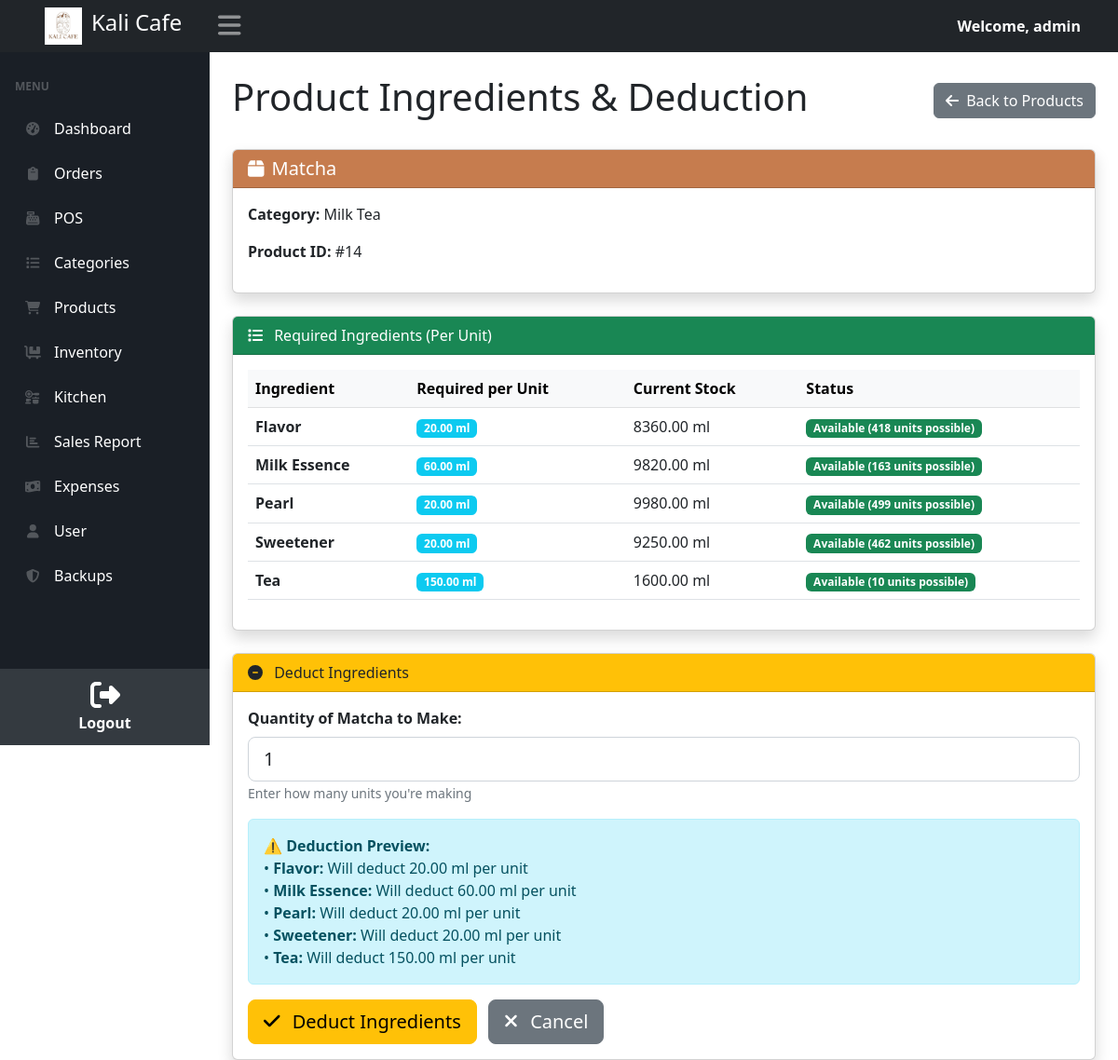
Screenshot of /product_ingredients_deduction.php?product_id=14 (signed in) with the database file from the repository.
### tables this page shows
CREATE TABLE `products` (
  `id` int NOT NULL,
  `product_name` varchar(25) NOT NULL,
  `category_id` int NOT NULL,
  `options` varchar(50) DEFAULT 'none',
  `price` text,
  `status` int NOT NULL DEFAULT '1' COMMENT '0=Unavailable,1=Available',
  `image` varchar(50) DEFAULT NULL
);

CREATE TABLE `categories` (
  `id` int NOT NULL,
  `name` varchar(25) NOT NULL,
  `type` varchar(20) DEFAULT NULL
);

CREATE TABLE `category_ingredients` (
  `id` int NOT NULL,
  `category_id` int DEFAULT NULL,
  `ingredient_id` int NOT NULL,
  `quantity_requirement` decimal(10,2) NOT NULL,
  `unit` varchar(50) NOT NULL,
  `size` varchar(20) DEFAULT '16oz',
  `is_shared` tinyint(1) DEFAULT '0',
  `created_at` timestamp NULL DEFAULT CURRENT_TIMESTAMP,
  `updated_at` timestamp NULL DEFAULT CURRENT_TIMESTAMP ON UPDATE CURRENT_TIMESTAMP
);

CREATE TABLE `ingredients` (
  `id` int NOT NULL,
  `category_id` int DEFAULT NULL,
  `name` varchar(25) NOT NULL,
  `quantity` decimal(10,2) NOT NULL DEFAULT '0.00',
  `unit` varchar(50) NOT NULL,
  `created_at` timestamp NULL DEFAULT CURRENT_TIMESTAMP,
  `updated_at` timestamp NULL DEFAULT CURRENT_TIMESTAMP ON UPDATE CURRENT_TIMESTAMP
);

### product_ingredients_deduction.php (the view, shortened to what this page needs)
<?php
include('../kusso/includes/header.php');
include('../kusso/includes/navbar.php');
include('../kusso/includes/config.php');
try {
    $pdo = new PDO("mysql:host=$host;dbname=$db_name", $username, $password);
    $pdo->setAttribute(PDO::ATTR_ERRMODE, PDO::ERRMODE_EXCEPTION);
} catch (PDOException $e) {
    $_SESSION['error_message'] = "Database connection failed: " . $e->getMessage();
    header('Location: products.php');
    exit();
}
$product_id = $_GET['product_id'] ?? null;
$product = null;
$category_ingredients = [];
if ($product_id) {
    $product_stmt = $pdo->prepare("SELECT * FROM products WHERE id = :product_id");
    $product_stmt->execute([':product_id' => $product_id]);
    $product = $product_stmt->fetch(PDO::FETCH_ASSOC);
    if ($product) {
        $cat_stmt = $pdo->prepare("SELECT name FROM categories WHERE id = :id");
        $cat_stmt->execute([':id' => $product['category_id']]);
        $category = $cat_stmt->fetch(PDO::FETCH_ASSOC);
        $ing_stmt = $pdo->prepare("
            SELECT ci.id, ci.category_id, ci.ingredient_id, ci.quantity_requirement, ci.unit,
                   i.name as ingredient_name, i.quantity as current_stock
            FROM category_ingredients ci
            JOIN ingredients i ON ci.ingredient_id = i.id
            WHERE ci.category_id = :category_id
            ORDER BY i.name
        ");
        $ing_stmt->execute([':category_id' => $product['category_id']]);
        $category_ingredients = $ing_stmt->fetchAll(PDO::FETCH_ASSOC);
    }
}
?>
<!DOCTYPE html>
<html lang="en">
<head>
    <link href="https://cdn.jsdelivr.net/npm/bootstrap@5.2.3/dist/css/bootstrap.min.css" rel="stylesheet" />
    <link href="css/styles.css" rel="stylesheet" />
</head>
<body>
<div id="layoutSidenav_content">
    <main>
        <div class="container-fluid px-4">
            <div class="d-flex justify-content-between align-items-center mt-4">
                <h1>Product Ingredients & Deduction</h1>
                <a href="products.php" class="btn btn-secondary">
                    <i class="fas fa-arrow-left me-1"></i> Back to Products
                </a>
            </div>
            <?php if (!$product): ?>
                <div class="alert alert-warning mt-4">
                    <i class="fas fa-info-circle me-2"></i> Select a product to view its ingredients and deduct stock.
                </div>
                <div class="card shadow mt-4">
                    <div class="card-header bg-primary text-white">
                        <i class="fas fa-box me-2"></i> Select Product
                    </div>
                    <div class="card-body">
                        <div class="row">
                            <?php
                            $prod_stmt = $pdo->query("SELECT id, product_name, category_id FROM products WHERE status = 1 ORDER BY product_name");
                            $products = $prod_stmt->fetchAll(PDO::FETCH_ASSOC);
                            foreach ($products as $prod) {
                                echo '<div class="col-md-6 col-lg-4 mb-3">';
                                echo '<a href="product_ingredients_deduction.php?product_id=' . $prod['id'] . '" class="text-decoration-none">';
                                echo '<div class="card border-2 border-primary" style="cursor: pointer;">';
                                echo '<div class="card-body">';
                                echo '<h6 class="card-title">' . htmlspecialchars($prod['product_name']) . '</h6>';
                                echo '</div>';
                                echo '</div>';
                                echo '</a>';
                                echo '</div>';
                            }
                            ?>
                        </div>
                    </div>
                </div>
            <?php else: ?>
                <div class="card shadow mt-4">
                    <div class="card-header" style="background-color: #c67c4e; color: white;">
                        <h5 class="mb-0">
                            <i class="fas fa-box me-2"></i><?php echo htmlspecialchars($product['product_name']); ?>
                        </h5>
                    </div>
                    <div class="card-body">
                        <div class="row">
                            <div class="col-md-6">
                                <p><strong>Category:</strong> <?php echo htmlspecialchars($category['name'] ?? 'N/A'); ?></p>
                                <p><strong>Product ID:</strong> #<?php echo $product['id']; ?></p>
                            </div>
                        </div>
                    </div>
                </div>
                <?php if (!empty($category_ingredients)): ?>
                    <div class="card shadow mt-4">
                        <div class="card-header bg-success text-white">
                            <i class="fas fa-list me-2"></i> Required Ingredients (Per Unit)
                        </div>
                        <div class="card-body">
                            <div class="table-responsive">
                                <table class="table table-hover">
                                    <thead class="table-light">
                                        <tr>
                                            <th>Ingredient</th>
                                            <th>Required per Unit</th>
                                            <th>Current Stock</th>
                                            <th>Status</th>
                                        </tr>
                                    </thead>
                                    <tbody>
                                        <?php foreach ($category_ingredients as $ing): ?>
                                            <?php
                                                $can_make = floor($ing['current_stock'] / $ing['quantity_requirement']);
                                                $status_color = $can_make > 0 ? 'success' : 'danger';
                                                $status_text = $can_make > 0 ? 'Available (' . $can_make . ' units possible)' : 'Low Stock!';
                                            ?>
                                            <tr>
                                                <td>
                                                    <strong><?php echo htmlspecialchars($ing['ingredient_name']); ?></strong>
                                                </td>
                                                <td>
                                                    <span class="badge bg-info"><?php echo $ing['quantity_requirement']; ?> <?php echo htmlspecialchars($ing['unit']); ?></span>
                                                </td>
                                                <td>
                                                    <?php echo $ing['current_stock']; ?> <?php echo htmlspecialchars($ing['unit']); ?>
                                                </td>
                                                <td>
                                                    <span class="badge bg-<?php echo $status_color; ?>">
                                                        <?php echo $status_text; ?>
                                                    </span>
                                                </td>
                                            </tr>
                                        <?php endforeach; ?>
                                    </tbody>
                                </table>
                            </div>
                        </div>
                    </div>
                    <div class="card shadow mt-4">
                        <div class="card-header bg-warning text-dark">
                            <i class="fas fa-minus-circle me-2"></i> Deduct Ingredients
                        </div>
                        <div class="card-body">
                            <form action="product_ingredients_deduction.php" method="POST">
                                <div class="mb-3">
                                    <label for="quantity" class="form-label">
                                        <strong>Quantity of <?php echo htmlspecialchars($product['product_name']); ?> to Make:</strong>
                                    </label>
                                    <input type="number" class="form-control form-control-lg" id="quantity" name="quantity" value="1" min="1" required>
                                    <small class="text-muted">Enter how many units you're making</small>
                                </div>
                                <div class="alert alert-info">
                                    <strong>⚠️ Deduction Preview:</strong><br>
                                    <?php
                                    foreach ($category_ingredients as $ing):
                                        $deduct = $ing['quantity_requirement'];
                                    ?>
                                        <div>• <strong><?php echo htmlspecialchars($ing['ingredient_name']); ?>:</strong> Will deduct <?php echo $deduct; ?> <?php echo htmlspecialchars($ing['unit']); ?> per unit</div>
                                    <?php
                                    endforeach;
                                    ?>
                                </div>
                                <button type="submit" name="deduct_ingredients_btn" class="btn btn-lg btn-warning" style="min-width: 200px;">
                                    <i class="fas fa-check me-2"></i> Deduct Ingredients
                                </button>
                                <a href="inventory.php" class="btn btn-lg btn-secondary ms-2">
                                    <i class="fas fa-times me-2"></i> Cancel
                                </a>
                            </form>
                        </div>
                    </div>
                <?php endif; ?>
            <?php endif; ?>
        </div>
    </main>
</div>
</body>
</html>

### rows the page displays
products: product_name "Matcha", id "14"
categories: name "Milk Tea"
category_ingredients: ingredient.name "Flavor", quantity_requirement "20.00", unit "ml", ingredient.quantity "8360.00", status_text "Available (418 units possible)"
category_ingredients: ingredient.name "Milk Essence", quantity_requirement "60.00", unit "ml", ingredient.quantity "9820.00", status_text "Available (163 units possible)"
category_ingredients: ingredient.name "Pearl", quantity_requirement "20.00", unit "ml", ingredient.quantity "9980.00", status_text "Available (499 units possible)"
category_ingredients: ingredient.name "Sweetener", quantity_requirement "20.00", unit "ml", ingredient.quantity "9250.00", status_text "Available (462 units possible)"
category_ingredients: ingredient.name "Tea", quantity_requirement "150.00", unit "ml", ingredient.quantity "1600.00", status_text "Available (10 units possible)"

### other values shown
$username "admin"
